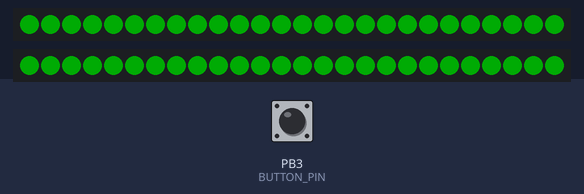
A sketch run on a simulated ATtiny85, built with avr-gcc and run on an emulated ATtiny85. Shown: 2 × 26 RGB LEDs in strip order, left to right. The inputs (shaded band) are chosen by the test bench; at power-on: PB3 (BUTTON_PIN) HIGH. Dim RGB values are drawn brighter than linear; sleep ends after the set time or at an interrupt.

Above: at 2.3 s.
2.4 s: PB3 (BUTTON_PIN) pulled LOW for 0.15 s
At 2.64 s:
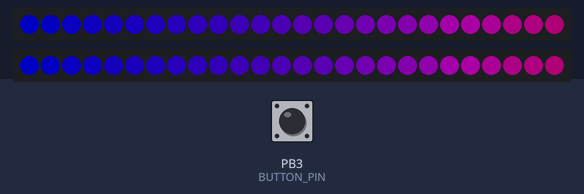
3.1 s: PB3 (BUTTON_PIN) pulled LOW for 1 s
At 6.13 s:
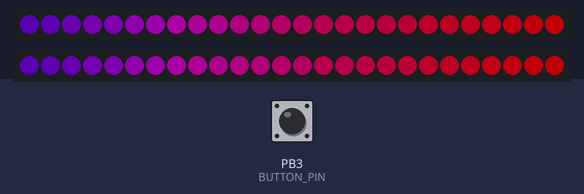
7.1 s: PB3 (BUTTON_PIN) pulled LOW for 0.15 s
At 8.4 s:
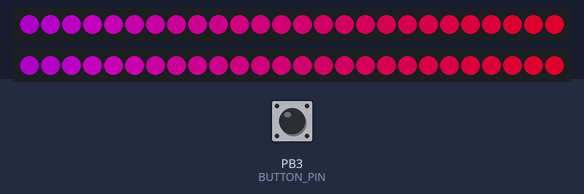
8.7 s: PB3 (BUTTON_PIN) pulled LOW for 3.2 s
At 10.45 s:
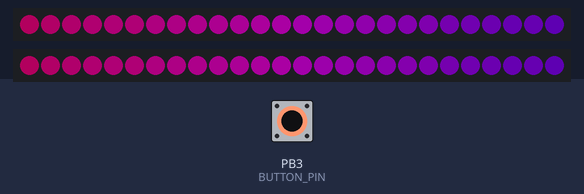

The sketch:

hannah_horns_tiny85.ino
```cpp
/*
 * 8MHz Internal T85
 */
#include <SystemStatus.h>
#include <Bounce2.h>
#include <FastLED.h>

#include <avr/sleep.h>
#include <avr/power.h>
#include <avr/interrupt.h>

#define adc_disable() (ADCSRA &= ~(1<<ADEN))
#define adc_enable() (ADCSRA |= (1 << ADEN))

#define SSR_PIN 4
#define NUM_STRIPS 2
#define NUM_LEDS_PER_STRIP 26
#define BRIGHTNESS 100
#define FRAMES_PER_SECOND 60
CRGB leds[NUM_STRIPS][NUM_LEDS_PER_STRIP];
uint8_t gHue = 0;

#define ARRAY_SIZE(A) (sizeof(A) / sizeof((A)[0]))

#define BUTTON_PIN 3
Bounce2::Button button = Bounce2::Button();


void setup() {
  pinMode(SSR_PIN, OUTPUT);
  digitalWrite(SSR_PIN, HIGH);
  pinMode(2, INPUT_PULLUP);
  FastLED.addLeds<NEOPIXEL, 0>(leds[0], NUM_LEDS_PER_STRIP);
  FastLED.addLeds<NEOPIXEL, 1>(leds[1], NUM_LEDS_PER_STRIP);
  FastLED.setBrightness(BRIGHTNESS);
  button.attach( BUTTON_PIN, INPUT_PULLUP );
  button.interval(100);
  button.setPressedState(LOW);
  adc_disable();
}

// List of patterns to cycle through.  Each is defined as a separate function below.
typedef void (*SimplePatternList[])();
SimplePatternList gPatterns = { showBatteryIndicator, do_nothing, dimmer_grad, brighter_grad, off };
uint8_t gCurrentPatternNumber = 0;

void loop() {
  /*fill_rainbow( leds[0], NUM_LEDS_PER_STRIP, gHue, 3);
  fill_rainbow( leds[1], NUM_LEDS_PER_STRIP, gHue, 3);*/
  //FastLED.delay(1000/FRAMES_PER_SECOND);
  EVERY_N_MILLISECONDS( 20 ) { gHue++; }
  button.update();
  //if ( button.rose() || button.fell() ) { nextPattern(); }
  if ( button.changed() ) { nextPattern(); }
  gPatterns[gCurrentPatternNumber]();
  FastLED.show();
  FastLED.delay(1000/FRAMES_PER_SECOND);
}

void nextPattern() {
  gCurrentPatternNumber = (gCurrentPatternNumber + 1) % ARRAY_SIZE(gPatterns);
  FastLED.setBrightness(BRIGHTNESS);
}

void off() {
  FastLED.clear();
  digitalWrite(SSR_PIN, LOW);
  //sleepNow();
  system_sleep();
  digitalWrite(SSR_PIN, HIGH);
  nextPattern();
}

void showBatteryIndicator() {
  uint8_t status_hue = 0;
  uint16_t vcc = SystemStatus().getVCC();
  if (vcc > 2700) { status_hue = 100; }
  else if (vcc < 2200) { status_hue = 0; }
  else { status_hue = map(SystemStatus().getVCC(), 2200, 2700, 0, 100); }

  for(uint8_t i = 0; i < 180; i++) {
    fill_solid(leds[0], NUM_LEDS_PER_STRIP, CHSV(status_hue,255,i));
    fill_solid(leds[1], NUM_LEDS_PER_STRIP, CHSV(status_hue,255,i));
    FastLED.show();
  }
  FastLED.delay(800);
  nextPattern();
}

void dimmer_grad() {
  FastLED.setBrightness(BRIGHTNESS-10);
  fill_grad();
}

void brighter_grad() {
  FastLED.setBrightness(BRIGHTNESS+80);
  fill_grad();
}

void fill(uint8_t hue) {
  fill_solid(leds[0], NUM_LEDS_PER_STRIP, CHSV(hue,255,255));
  fill_solid(leds[1], NUM_LEDS_PER_STRIP, CHSV(hue,255,255));
}

void do_nothing() {
}

void fill_grad() {
  uint8_t starthue = beatsin8(1, 0, 255);
  uint8_t endhue = beatsin8(3, 0, 255);
  if (starthue < endhue) {
    fill_gradient(leds[0], NUM_LEDS_PER_STRIP, CHSV(starthue,255,255), CHSV(endhue,255,255), FORWARD_HUES);
    fill_gradient(leds[1], NUM_LEDS_PER_STRIP, CHSV(starthue,255,255), CHSV(endhue,255,255), FORWARD_HUES);
  } else {
    fill_gradient(leds[0], NUM_LEDS_PER_STRIP, CHSV(starthue,255,255), CHSV(endhue,255,255), BACKWARD_HUES);
    fill_gradient(leds[1], NUM_LEDS_PER_STRIP, CHSV(starthue,255,255), CHSV(endhue,255,255), BACKWARD_HUES);
  }
} // fill_grad()

// From http://interface.khm.de/index.php/lab/experiments/sleep_watchdog_battery/
void system_sleep() {
  GIMSK |= _BV(PCIE);                     // Enable Pin Change Interrupts
  PCMSK |= _BV(PCINT3);                   // sense changes in PCINT2 = PB2
  ADCSRA &= ~_BV(ADEN);                   // ADC off
  set_sleep_mode(SLEEP_MODE_PWR_DOWN);    // replaces above statement

  sleep_enable();                         // Sets the Sleep Enable bit in the MCUCR Register (SE BIT)
  sei();                                  // Enable interrupts
  sleep_cpu();                            // sleep

  cli();                                  // Disable interrupts
  PCMSK &= ~_BV(PCINT3);                  // Turn off INT0 (PB2) as interrupt pin
  sleep_disable();                        // Clear SE bit
  //ADCSRA |= _BV(ADEN);                    // ADC on

  sei();                                  // Enable interrupts
}

ISR(PCINT0_vect) {
}
```

Measured:
- after the input at 2.4 s, the LEDs: first change after 0.13 s (image 1 shows a later state)
- after the input at 8.7 s, the LEDs: first change at once (image 4 shows a later state)
